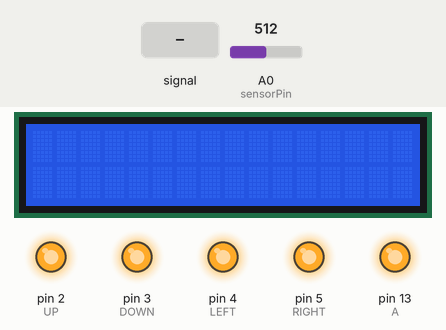
Recording of a sketch running on a simulated Arduino Uno, built with avr-gcc and run on an emulated ATmega328P. Shown: 16×2 character LCD, output pins drawn as LEDs (lit = HIGH). The test bench sets the inputs (shaded band); at power-on: A0 (sensorPin) = 512. What the sketch prints to the serial monitor is not drawn.

Above: at 1.2 s.
1.3 s: A0 (sensorPin) fed a 200 Hz sine of ±460 counts around its level
At 2.37 s:
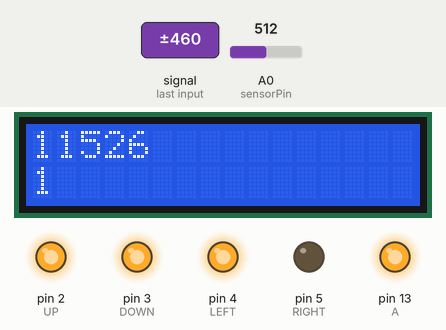
At 4.0 s:
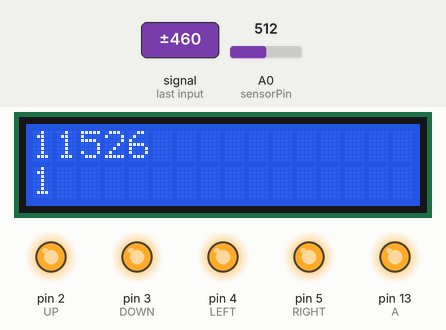
Timing chart, 0 to 10.1 s (numbered marks = the images above; inputs shaded):
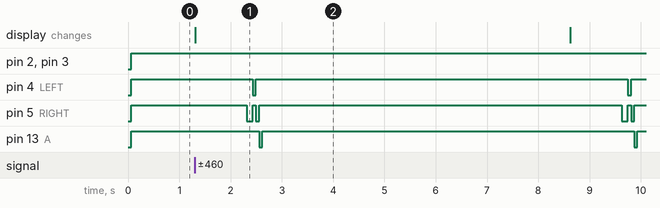

The sketch:

Pearl_RE.ino
```cpp
#include <Wire.h>
#include <LiquidCrystal_I2C.h>

LiquidCrystal_I2C lcd(0x3F, 2, 1, 0, 4, 5, 6, 7, 3, POSITIVE);

int UP = 2;
int DOWN = 3;
int LEFT = 4;
int RIGHT = 5;
int A = 13;

int sensorPin = A0; // select the input pin for ldr
int sensorValue = 0; // variable to store the value coming from the sensor
int blackoutwalkingTime = 0;

int totalEncounters = 0;

void setup() {
  Serial.begin(9600);
  pinMode(UP,OUTPUT);
  pinMode(DOWN,OUTPUT);
  pinMode(LEFT,OUTPUT);
  pinMode(RIGHT,OUTPUT);
  pinMode(A,OUTPUT);
  lcd.begin(16, 2);
}

void press(int button) {
  digitalWrite(button,LOW);
  delay(1);
  digitalWrite(button, HIGH);

}

void hold(int button, int time) {
  digitalWrite(button,LOW);
  delay(time);
  digitalWrite(button,HIGH);
}

void lowAll() {
  digitalWrite(UP,LOW);
  digitalWrite(DOWN,LOW);
  digitalWrite(LEFT,LOW);
  digitalWrite(RIGHT,LOW);
  digitalWrite(A,LOW);
}

void highAll() {
  digitalWrite(UP,HIGH);
  digitalWrite(DOWN,HIGH);
  digitalWrite(LEFT,HIGH);
  digitalWrite(RIGHT,HIGH);
  digitalWrite(A,HIGH);
}

int walk = 2000;

void walkUntil(int lightValue) {
  int walkingTime = 0;

  //Walk around while there's no encounter started
  while(sensorValue < lightValue) {
    if(walkingTime < walk/2) {
      hold(RIGHT,1);
    }
    else {
      hold(LEFT,1);
    }
    if(walkingTime > walk) {
      walkingTime = 0;
    }
    walkingTime++;
    sensorValue = analogRead(sensorPin);
  }
}

void timeEncounter() {
  long encounterTime = 0;
  boolean checkOne = false;
  boolean checkTwo = false;
  while(!(checkOne && checkTwo && sensorValue > 400)) {
    sensorValue = analogRead(sensorPin);
    if(sensorValue > 800) checkOne = true;
    if(sensorValue < 350 && checkOne) checkTwo = true;
    encounterTime++;
  }
  lcd.clear();
  lcd.setCursor(0,0);
  lcd.print(encounterTime);
  Serial.println(encounterTime);
//  if(encounterTime > 135500) { //General purpose (Routes 201, 205)
    /*if((encounterTime > 122500 && encounterTime < 126000)
    || (encounterTime > 126600 && encounterTime < 127900)
    || (encounterTime > 128800 && encounterTime < 136300)
    || encounterTime > 137200) {*/ //Eternea Forest
   if((encounterTime > 132000 && encounterTime < 170000) || encounterTime > 180000) { //Route 203
    while(true) {
      lcd.setCursor(0,1);
      lcd.print(totalEncounters);}
  }
}

void runAway() {
  hold(RIGHT,60);
  hold(RIGHT,60);
  hold(LEFT,60);
  hold(RIGHT,60);
  hold(A,60);
  delay(2000);
}

void loop() {
  highAll();
  sensorValue = analogRead(sensorPin);

  walkUntil(500);
  timeEncounter();
  totalEncounters++;
  lcd.setCursor(0,1);
  lcd.print(totalEncounters);
  delay(1000);
  runAway();
  delay(4000);

}
```

Measured:
- after the input at 1.3 s, pin 4 (LEFT): alternates HIGH for 7.3 s and LOW for 0.06 s, starting after 1.1 s; pin 13 (A): alternates HIGH for 7.3 s and LOW for 0.06 s, starting after 1.3 s; the display: changes at once (image 1)
